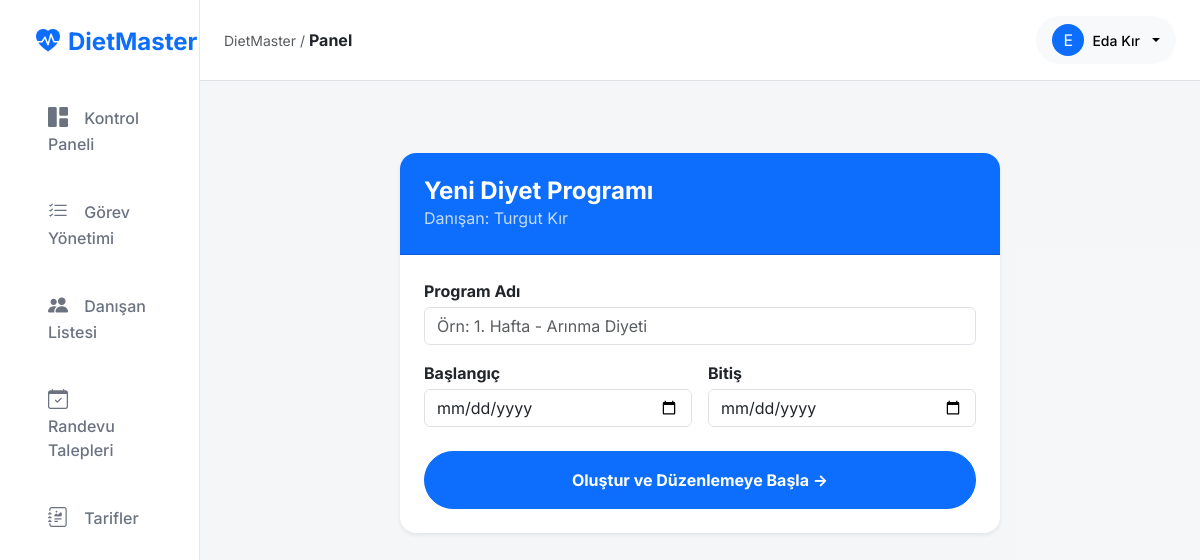
Screenshot of /nutrition/create/2/ (signed in) with the database file from the repository.
### apps/users/models.py (models this page shows, shortened)
class CustomUser(AbstractUser):
    class Role(models.TextChoices):
        ADMIN = "ADMIN", "Diyetisyen (Admin)"
        STAFF = "STAFF", "Stajyer"
        CLIENT = "CLIENT", "Danışan"
        NEW_CLIENT = "NEW_CLIENT", "Yeni Üye (Potansiyel)"
    role = models.CharField(
        max_length=50,
        choices=Role.choices,
        default=Role.NEW_CLIENT,
        verbose_name="Kullanıcı Rolü"
    )
    phone_number = models.CharField(
        max_length=15,
        blank=True,
        null=True,
        verbose_name="Telefon Numarası"
    )
    profile_photo = models.ImageField(
        upload_to='profile_photos/',
        blank=True,
        null=True,
        verbose_name="Profil Fotoğrafı"
    )

### apps/nutrition/views.py (the view)
# urls.py: path('create/<int:client_id>/', views.program_create, name='program_create'),
@login_required
def program_create(request, client_id):
    if request.user.role != 'ADMIN':
        return redirect('core:dashboard')
    client = get_object_or_404(User, id=client_id)
    if request.method == 'POST':
        form = DietProgramForm(request.POST)
        if form.is_valid():
            program = form.save(commit=False)
            program.user = client
            program.save()
            for i in range(7):
                DailyMealPlan.objects.create(program=program, day_of_week=i)
            messages.success(request, f"{client.get_full_name()} için program oluşturuldu. Şimdi detayları girin.")
            return redirect('nutrition:program_edit', program_id=program.id)
    else:
        form = DietProgramForm()
    return render(request, 'nutrition/program_create.html', {'form': form, 'client': client})

### apps/nutrition/forms.py
class DietProgramForm(forms.ModelForm):
    class Meta:
        model = DietProgram
        fields = ['title', 'start_date', 'end_date']
        widgets = {
            'title': forms.TextInput(attrs={'class': 'form-control', 'placeholder': 'Örn: 1. Hafta - Arınma Diyeti'}),
            'start_date': forms.DateInput(attrs={'class': 'form-control', 'type': 'date'}),
            'end_date': forms.DateInput(attrs={'class': 'form-control', 'type': 'date'}),
        }

### apps/nutrition/templates/nutrition/program_create.html (shortened to what this page needs)
{% extends 'base.html' %}
{% block content %}
<div class="container py-5">
    <div class="card border-0 shadow-sm rounded-4" style="max-width: 600px; margin: 0 auto;">
        <div class="card-header bg-primary text-white p-4 rounded-top-4">
            <h4 class="fw-bold mb-0">Yeni Diyet Programı</h4>
            <p class="mb-0 opacity-75">Danışan: {{ client.get_full_name }}</p>
        </div>
        <div class="card-body p-4">
            <form method="post">
                <div class="mb-3">
                    <label class="fw-bold mb-1">Program Adı</label>
                    {{ form.title }}
                </div>
                <div class="row g-3 mb-4">
                    <div class="col-6">
                        <label class="fw-bold mb-1">Başlangıç</label>
                        {{ form.start_date }}
                    </div>
                    <div class="col-6">
                        <label class="fw-bold mb-1">Bitiş</label>
                        {{ form.end_date }}
                    </div>
                </div>
                <div class="d-grid">
                    <button type="submit" class="btn btn-primary rounded-pill fw-bold py-3">
                        Oluştur ve Düzenlemeye Başla ->
                    </button>
                </div>
            </form>
        </div>
    </div>
</div>
{% endblock %}

### templates/base.html (shortened to what this page needs)
{% load static %}
<!DOCTYPE html>
<html lang="tr">
<head>
    <link href="https://cdn.jsdelivr.net/npm/bootstrap@5.3.2/dist/css/bootstrap.min.css" rel="stylesheet">
    <link rel="stylesheet" href="https://cdn.jsdelivr.net/npm/bootstrap-icons@1.11.3/font/bootstrap-icons.min.css">
    <link rel="stylesheet" href="{% static 'css/main.css' %}">
</head>
<body>
<div class="container-fluid">
    <div class="row">
        {% if user.is_authenticated %}
        <nav id="sidebar" class="col-md-3 col-lg-2 d-none d-md-block sidebar min-vh-100">
            <div class="position-sticky pt-3">
                <div class="px-4 pb-4 pt-2">
                    <a class="navbar-brand fs-4 fw-bold text-primary d-flex align-items-center" href="{% url 'core:dashboard' %}">
                        <i class="bi bi-heart-pulse-fill me-2"></i> DietMaster
                    </a>
                </div>
                <ul class="nav flex-column px-2">
                    <li class="nav-item mb-1">
                        <a class="nav-link {% if request.resolver_match.view_name == 'core:dashboard' %}active{% endif %}" href="{% url 'core:dashboard' %}">
                            <i class="bi bi-grid-1x2-fill"></i>
                            <span>Kontrol Paneli</span>
                        </a>
                    </li>
                    {% if user.role == 'ADMIN' %}
                    <li class="nav-item mb-1">
                        <a class="nav-link {% if 'gamification' in request.path %}active{% endif %}" href="{% url 'gamification:manager' %}">
                            <i class="bi bi-list-check"></i>
                            <span>Görev Yönetimi</span>
                        </a>
                    </li>
                    <li class="nav-item mb-1">
                        <a class="nav-link {% if 'nutrition/clients' in request.path %}active{% endif %}" href="{% url 'nutrition:client_list' %}">
                            <i class="bi bi-people-fill"></i>
                            <span>Danışan Listesi</span>
                        </a>
                    </li>
                    <li class="nav-item mb-1">
                        <a class="nav-link {% if 'appointments' in request.path %}active{% endif %}" href="{% url 'appointments:calendar' %}">
                            <i class="bi bi-calendar-check"></i>
                            <span>Randevu Talepleri</span>
                        </a>
                    </li>
                    {% endif %}
                    <li class="nav-item mb-1">
                        <a class="nav-link {% if 'recipes' in request.resolver_match.view_name %}active{% endif %}" href="{% url 'recipes:list' %}">
                            <i class="bi bi-journal-richtext"></i>
                            <span>Tarifler</span>
                        </a>
                    </li>
                </ul>
            </div>
        </nav>
        {% endif %}
        <div class="col-md-9 ms-sm-auto col-lg-10 p-0 bg-light bg-opacity-50 min-vh-100">
            <header class="header-navbar sticky-top bg-white border-bottom d-flex align-items-center justify-content-between px-4 py-3">
                <div class="d-none d-md-block">
                    <span class="text-muted small">DietMaster / </span>
                    <span class="fw-bold text-dark">{% block title_breadcrumb %}Panel{% endblock %}</span>
                </div>
                <div class="dropdown">
                    <button class="btn btn-light bg-gray-50 border-0 dropdown-toggle d-flex align-items-center gap-2 py-2 px-3 rounded-pill" type="button" data-bs-toggle="dropdown" aria-expanded="false">
                        <div class="bg-primary text-white rounded-circle d-flex align-items-center justify-content-center" style="width: 32px; height: 32px;">
                            {{ request.user.first_name|slice:":1"|default:request.user.username|slice:":1"|upper }}
                        </div>
                        <span class="fw-medium small d-none d-md-inline">{{ request.user.get_full_name|default:request.user.username }}</span>
                    </button>
                </div>
            </header>
            <main class="p-4">
                {% block content %}{% endblock %}
            </main>
        </div>
    </div>
</div>
</body>
</html>

### static/css/main.css (style rules this page uses)
:root { --primary: #6366f1; --primary-dark: #4f46e5; --primary-light: #e0e7ff; --secondary: #64748b; --success: #10b981; --warning: #f59e0b; --danger: #ef4444; --bg-body: #f3f4f6; --bg-card: #ffffff; --gradient-primary: linear-gradient(135deg, #6366f1 0%, #4f46e5 100%); --shadow-sm: 0 1px 2px 0 rgb(0 0 0 / 0.05); --shadow-md: 0 4px 6px -1px rgb(0 0 0 / 0.1), 0 2px 4px -1px rgb(0 0 0 / 0.06); --shadow-lg: 0 10px 15px -3px rgb(0 0 0 / 0.1), 0 4px 6px -2px rgb(0 0 0 / 0.05); --radius-md: 12px; --radius-lg: 16px; --radius-full: 9999px; --transition: all 0.2s cubic-bezier(0.4, 0, 0.2, 1); }
body { font-family: 'Inter', sans-serif; background-color: var(--bg-body); color: #1f2937; -webkit-font-smoothing: antialiased; }
a { text-decoration: none; }
.sidebar { background-color: var(--bg-card); border-right: 1px solid #e5e7eb; }
.sidebar .nav-link { color: #6b7280; font-weight: 500; padding: 0.875rem 1rem; margin: 0.25rem 0.75rem; border-radius: var(--radius-md); transition: var(--transition); }
.sidebar .nav-link i { margin-right: 0.75rem; font-size: 1.25rem; }

### rows the page displays
CustomUser: user.first_name "E", user.get_full_name "Eda Kır"
CustomUser: get_full_name "Turgut Kır"
